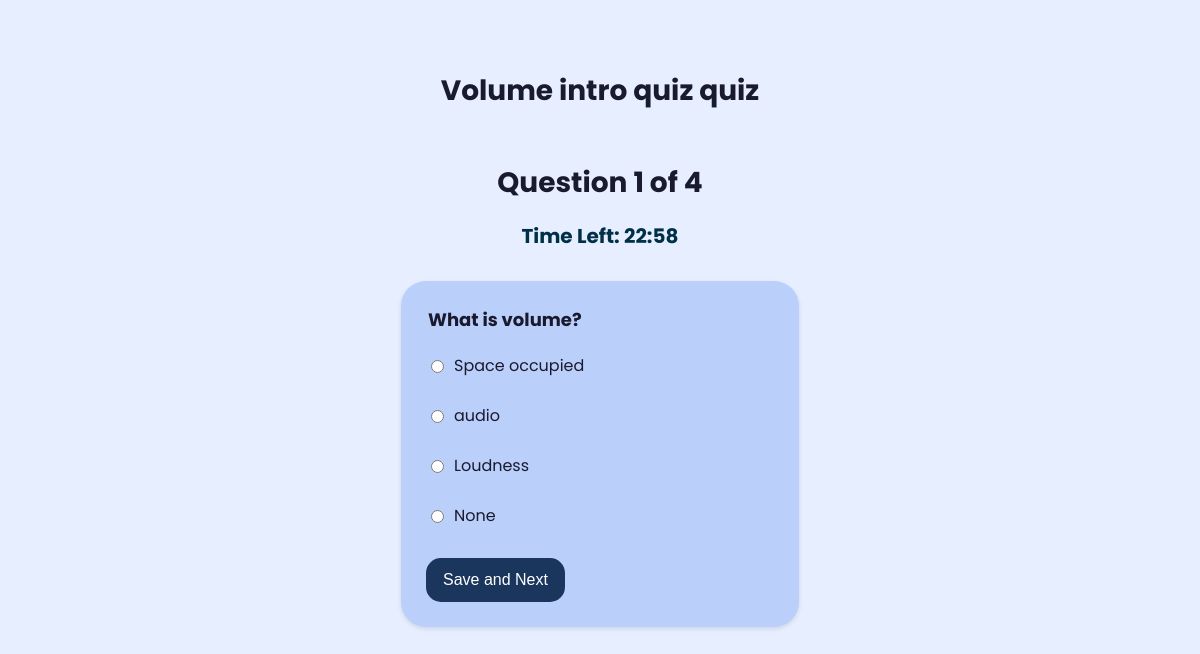
Screenshot of /student/quiz_attempt/4 with the database file from the repository.
### models/models.py (models this page shows)
class Quiz(db.Model):
    __tablename__ = 'quizzes'
    id = db.Column(db.Integer, primary_key=True)
    subject_id = db.Column(db.Integer, db.ForeignKey('subjects.id'), nullable=False)
    chapter_id = db.Column(db.Integer, db.ForeignKey('chapters.id'), nullable=False)
    date_of_quiz = db.Column(db.Date, nullable=False)
    time_duration = db.Column(db.Integer, nullable=False)
    remarks = db.Column(db.Text, nullable=True)

class Question(db.Model):
    __tablename__ = 'questions'
    ques_id = db.Column(db.Integer, primary_key=True)
    qz_id = db.Column(db.Integer, db.ForeignKey('quizzes.id'), nullable=False)
    question_text = db.Column(db.Text, nullable=False)
    option1 = db.Column(db.String(100), nullable=False)
    option2 = db.Column(db.String(100), nullable=False)
    option3 = db.Column(db.String(100), nullable=False)
    option4 = db.Column(db.String(100), nullable=False)
    correct_option = db.Column(db.String(100), nullable=False)

### app.py (the view, shortened to what this page needs)
@app.route('/student/quiz_attempt/<int:quiz_id>', methods=['GET', 'POST'])
def quiz_attempt(quiz_id):
    questions = Question.query.filter_by(qz_id=quiz_id).all()
    quiz = Quiz.query.get(quiz_id)
    if not questions:
        return "No questions available for this quiz", 404
    arr_attempt = [{"question": q, "answer": ""} for q in questions]
    total_questions = len(arr_attempt)
    if 'quiz_answers' not in session:
        session['quiz_answers'] = {}
    quiz_key = str(quiz_id)
    if quiz_key not in session['quiz_answers']:
        session['quiz_answers'][quiz_key] = [""] * total_questions  # Store answers
    if 'current_index' not in session:
        session['current_index'] = 0
    current_index = session.get('current_index', 0)
    quiz = Quiz.query.get(quiz_id)
    time_duration = quiz.time_duration if quiz else 5  # Default to 5 minutes if not set
    if 'quiz_timer' not in session:
        session['quiz_timer'] = time.time() + (time_duration * 60)  # Store end time in seconds
        session.modified = True
    remaining_time = max(0, int(session['quiz_timer'] - time.time()))
    return render_template(
        'quiz_attempt.html',
        arr_attempt=arr_attempt,
        current_index=current_index,
        total_questions=total_questions,
        quiz=quiz,
        remaining_time=remaining_time
    )

### templates/quiz_attempt.html (shortened to what this page needs)
<!DOCTYPE html>
<html lang="en">
<head>
</head>
<body>
    <h1>{{quiz.remarks}} quiz</h1>
    <h1>Question {{ current_index + 1 }} of {{ total_questions }}</h1>
    <h2 id="timer"></h2>
    <div class="question-container">
        <legend>{{ arr_attempt[current_index].question.question_text }}</legend>
        <form method="POST" id="quizForm">
            <div class="options-container">
                <div class="option-item">
                    <input type="radio" id="option1" name="selected_option" value="option1" required>
                    <label for="option1">{{ arr_attempt[current_index].question.option1 }}</label>
                </div>
                <div class="option-item">
                    <input type="radio" id="option2" name="selected_option" value="option2" required>
                    <label for="option2">{{ arr_attempt[current_index].question.option2 }}</label>
                </div>
                <div class="option-item">
                    <input type="radio" id="option3" name="selected_option" value="option3" required>
                    <label for="option3">{{ arr_attempt[current_index].question.option3 }}</label>
                </div>
                <div class="option-item">
                    <input type="radio" id="option4" name="selected_option" value="option4" required>
                    <label for="option4">{{ arr_attempt[current_index].question.option4 }}</label>
                </div>
            </div>
            <button type="submit">Save and Next</button>
        </form>
    </div>
</body>
</html>

### templates/quiz_attempt.html (style rules this page uses)
body { font-family: 'Poppins', sans-serif; background-color: #e6eeff; color: #1a1a2e; margin: 0; padding: 20px; }
h1 { text-align: center; margin-top: 50px; margin-bottom: 10px; font-size: 28px; }
h2 { text-align: center; color: #003048; font-size: 20px; margin-bottom: 30px; }
.question-container { width: 50%; max-width: fit-content; min-width: 30%; margin: 0 auto; background-color: #bbcffb; padding: 25px; border-radius: 25px; box-shadow: 0 2px 5px rgba(0, 0, 0, 0.1); }
legend { font-weight: bold; font-size: 18px; margin-bottom: 20px; }
.options-container { display: flex; flex-direction: column; gap: 15px; margin-top: 20px; }
.option-item { display: flex; align-items: center; margin-bottom: 10px; }
input[type="radio"] { margin-right: 10px; }
label { font-size: 16px; }
button { background-color: #1a365d; color: white; border: none; padding: 13px 17px; border-radius: 15px; font-size: 16px; cursor: pointer; margin-top: 20px; display: block; }

### rows the page displays
Quiz: remarks "Volume intro quiz"
Question: question_text "What is volume?", option1 "Space occupied", option2 "audio", option3 "Loudness", option4 "None"

### other values shown
{{ current_index + 1 }} "1"
{{ total_questions }} "4"
